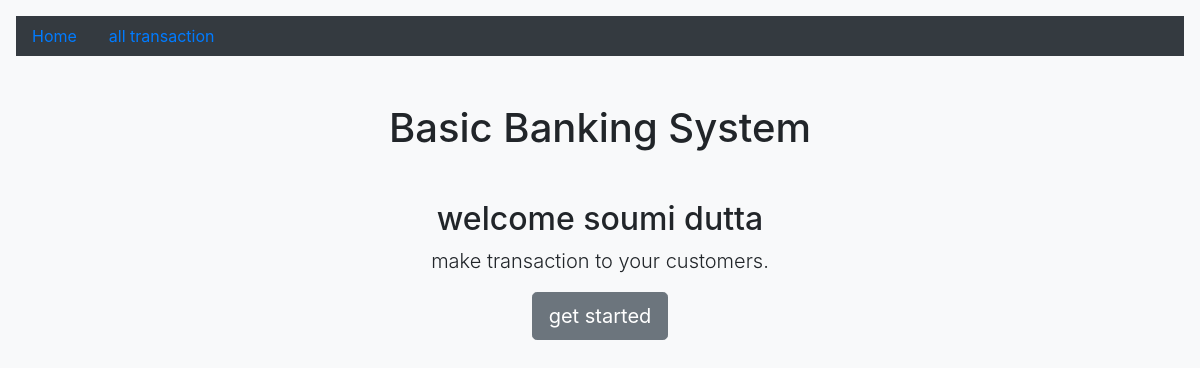
The app's page /, older data.
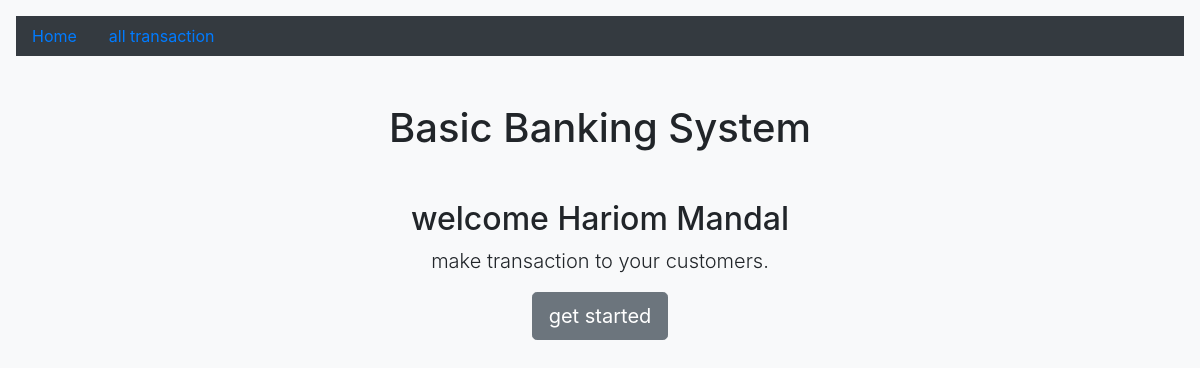
The same page, newer data.
### app/models.py (models this page shows)
class bank_users(models.Model):
    name = models.CharField(max_length=50)
    email = models.EmailField(max_length=254)
    current_balance = models.IntegerField()

### app/views.py (the view)
# urls.py: path('',views.base,name="base"),
def base(request):
    user = bank_users.objects.get(id=1)
    context = {
        "user":user
    }
    return render(request,'base.html',context)

### templates/base.html (shortened to what this page needs)
<!doctype html>
<html lang="en">
  <head>
    <link rel="stylesheet" href="https://maxcdn.bootstrapcdn.com/bootstrap/4.0.0/css/bootstrap.min.css">
  </head>
  <body class="text-center bg-light">
    <div class="cover-container d-flex h-100 p-3 mx-auto flex-column">
      <header class="masthead mb-auto">
        <div class="inner pb-5">
          <nav class="nav nav-masthead justify-content-left bg-dark">
            <a class="nav-link active" href="{% url 'base' %}">Home</a>
            <a class="nav-link" href="{% url 'transfer' %}"> all transaction</a>
          </nav>
        </div>
      </header>
      <main role="main" class="inner cover">
      <div class="container mb-5">
        <h1 class="cover-heading">Basic Banking System</h1>
      </div>
        <h2 class="cover-heading">welcome {{user.name}}</h2>
        <p class="lead">make transaction to your customers.</p>
        <p class="lead">
          <a href="{% url 'start' %}" class="btn btn-lg btn-secondary">get started</a>
        </p>
      </main>
    </div>
  </body>
</html>

Row changes from the older to the newer data that the page shows:
changed bank_users: name "soumi dutta" → "Hariom Mandal"
